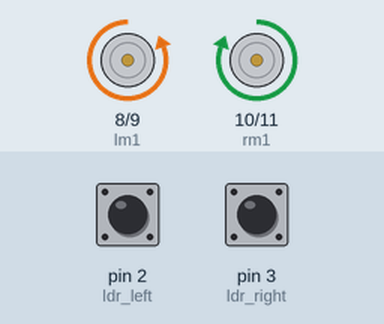
Simulated run of this sketch. Board: Arduino Uno, built with avr-gcc and run on an emulated ATmega328P. Parts: motor-driver pin pairs drawn as motors (green arrow = first pin HIGH = forward, orange = second pin HIGH = backward, longer = more drive). Inputs (shaded band) come from the test bench; at power-on: pin 2 (ldr_left) HIGH, pin 3 (ldr_right) LOW.

Above: at 1.2 s.
1.3 s: pin 2 (ldr_left) pulled LOW for 0.15 s
At 1.4 s:
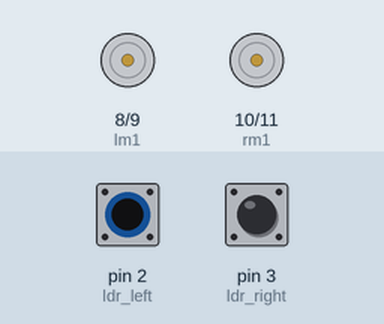
3.0 s: pin 3 (ldr_right) pulled HIGH for 0.15 s
At 3.1 s:
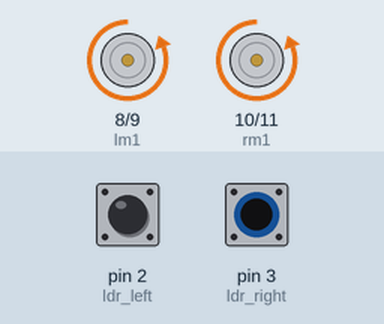
4.7 s: pin 3 (ldr_right) pulled HIGH for 3.2 s
At 9.1 s:
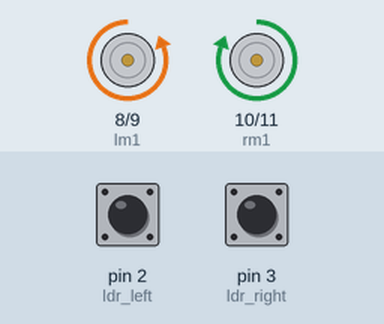
9.4 s: pin 2 (ldr_left) pulled LOW for 3.2 s
At 10.5 s:
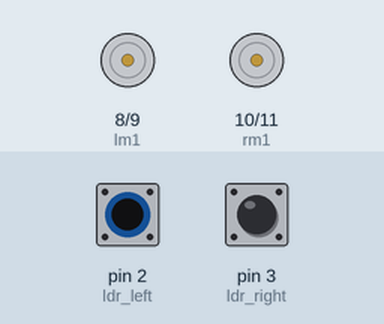
14.1 s: pin 2 (ldr_left) driven LOW and pin 3 (ldr_right) driven HIGH
At 15.3 s:
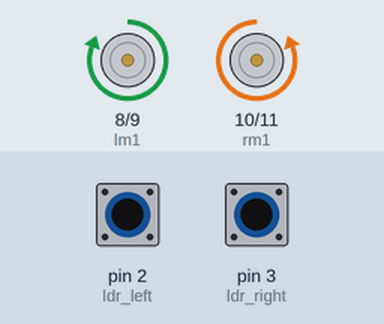
Timing chart, 0 to 16.6 s (numbered marks = the images above; inputs shaded):
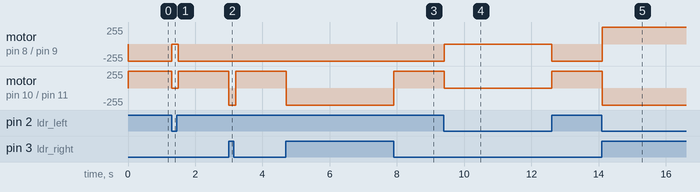

The sketch:

LFR.ino
```cpp
int ldr_left=2;
int ldr_right=3;
int lm1=8,lm2=9; /* LM = Left motor */
int rm1=10,rm2=11; /* LM = Right motor */

int sensor_l=0 ,sensor_r=0 , motor=0 ;


void setup()
{
  Serial.begin(9600);
  pinMode(ldr_left , INPUT);
  pinMode(ldr_right , INPUT);
  pinMode(lm1,OUTPUT);
  pinMode(lm2,OUTPUT);
  pinMode(rm1,OUTPUT);
  pinMode(rm2,OUTPUT);
  }

 void loop()
 {
  sensor_l=digitalRead(ldr_left);
  sensor_r=digitalRead(ldr_right);


  if(sensor_l==0 && sensor_r==1)
    {
      left();
      }
  else if(sensor_l==1 && sensor_r==0)
    {
      right();
      }
  else if(sensor_l==1 && sensor_r==1)
    {
      front();
      }
   else
   {
    still();
    }


  delay(100);
  }


  void left()
  {
    digitalWrite(lm1,HIGH);
    digitalWrite(lm2,LOW);
    digitalWrite(rm1,LOW);
    digitalWrite(rm2,HIGH);

    }


  void right()
  {
    digitalWrite(lm1,LOW);
    digitalWrite(lm2,HIGH);
    digitalWrite(rm1,HIGH);
    digitalWrite(rm2,LOW);

    }


  void front()
  {
    digitalWrite(lm1,LOW);
    digitalWrite(lm2,HIGH);
    digitalWrite(rm1,LOW);
    digitalWrite(rm2,HIGH);

    }

  void still()
  {
    digitalWrite(lm1,LOW);
    digitalWrite(lm2,LOW);
    digitalWrite(rm1,LOW);
    digitalWrite(rm2,LOW);

    }
```

Measured:
- after the input at 1.3 s, motor on pin 8 (lm1) / pin 9 (lm2): backward 255/255 → stopped at once, → backward 255/255 0.20 s later; motor on pin 10 (rm1) / pin 11 (rm2): forward 255/255 → stopped at once, → forward 255/255 0.20 s later
- after the input at 3.0 s, motor on pin 10 (rm1) / pin 11 (rm2): forward 255/255 → backward 255/255 at once, → forward 255/255 0.20 s later
- after the input at 4.7 s, motor on pin 10 (rm1) / pin 11 (rm2): forward 255/255 → backward 255/255 at once, → forward 255/255 3.2 s later
- after the input at 9.4 s, motor on pin 8 (lm1) / pin 9 (lm2): backward 255/255 → stopped at once, → backward 255/255 3.2 s later; motor on pin 10 (rm1) / pin 11 (rm2): forward 255/255 → stopped at once, → forward 255/255 3.2 s later
- after the input at 14.1 s, motor on pin 8 (lm1) / pin 9 (lm2): backward 255/255 → forward 255/255 at once; motor on pin 10 (rm1) / pin 11 (rm2): forward 255/255 → backward 255/255 at once
